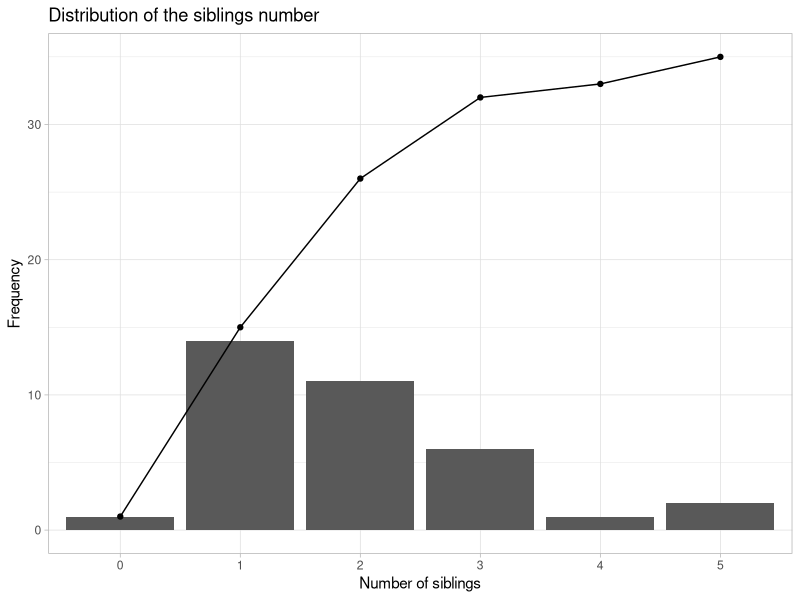

Reproduce this figure in R.
## ---- chunk 1
knitr::opts_chunk$set(echo = TRUE)
## ---- chunk 2
set.seed(456)
s <- sample(x = c("D", "ND"), size = 20, replace = TRUE, prob = c(0.05, 1-0.05) )
table(s)

s2 <- sample(x = c("D", "ND"), size = 5000, replace = TRUE, prob = c(0.05, 1-0.05) )
table(s2)
## ---- chunk 3
set.seed(456)
n <- 1000
sv <- rep(0, n)
for(i in 1:n){
        s <- sample(x = c("D", "ND"), size = 20, replace = TRUE, prob = c(0.05, 1-0.05) )
        sv[i] <- sum(s == "D")
}
table(sv)
mean(sv)
sd(sv)
## ---- chunk 4
library(tibble)
total <- 360
total_men <- 0.6*total
total_women <- total - total_men 
act <- tibble("activity" = c("cinema", "sport", "reading"),
              "men" = c(0.25*total_men, 0.5*total_men, 0.25*total_men),
              "women" = c(0.5*total_women, 1/6*total_women, 1/3*total_women)
              )
knitr::kable(act)
## ---- chunk 5
siblings <- c(1, 3, 1, 1, 2, 2, 1, 1, 2, 2, 1, 3, 5, 3, 1, 1, 0, 3, 5, 3, 2, 2, 2, 1, 1, 2, 3, 2, 1, 1, 2, 4, 1, 1, 2)

library(dplyr)
library(ggplot2)
df_siblings <- tibble::tibble(nb_sib = c(1, 3, 1, 1, 2, 2, 1, 1, 2, 2, 1, 3, 5, 3, 1, 1, 0, 3, 5, 3, 2, 2, 2, 1, 1, 2, 3, 2, 1, 1, 2, 4, 1, 1, 2)
)
df_siblings
## ---- chunk 6
# table(df_siblings)
# plot(table(df_siblings))

df_stats <- df_siblings %>%
        arrange(nb_sib) %>% 
        group_by(nb_sib) %>% 
        summarise(nb = n(),
                  proportion = round( nb/nrow(df_siblings) , 2 )
                  )
df_stats$cumsum_prop <- cumsum(df_stats$proportion)
df_stats$cumsum_prop_desc <- cumsum(sort(df_stats$proportion, decreasing = TRUE) )

df_stats$cumsum_nb <- cumsum(df_stats$nb)

df_stats %>%
        ggplot(aes(x = factor(nb_sib), y = nb)) +
        geom_col() +
        theme_light() +
        geom_point(aes(y = cumsum_nb)) +
        geom_line(aes(x = nb_sib +1, y = cumsum_nb) ) +
        xlab("Number of siblings") + ylab("Frequency") +
        ggtitle("Distribution of the siblings number")
## ---- chunk 7
df_siblings %>% 
        summarise_all(.funs = list(
                ~mean(.),
                ~median(.)
                )
                )
# mode
names(table(df_siblings))[table(df_siblings) == max(table(df_siblings))]
